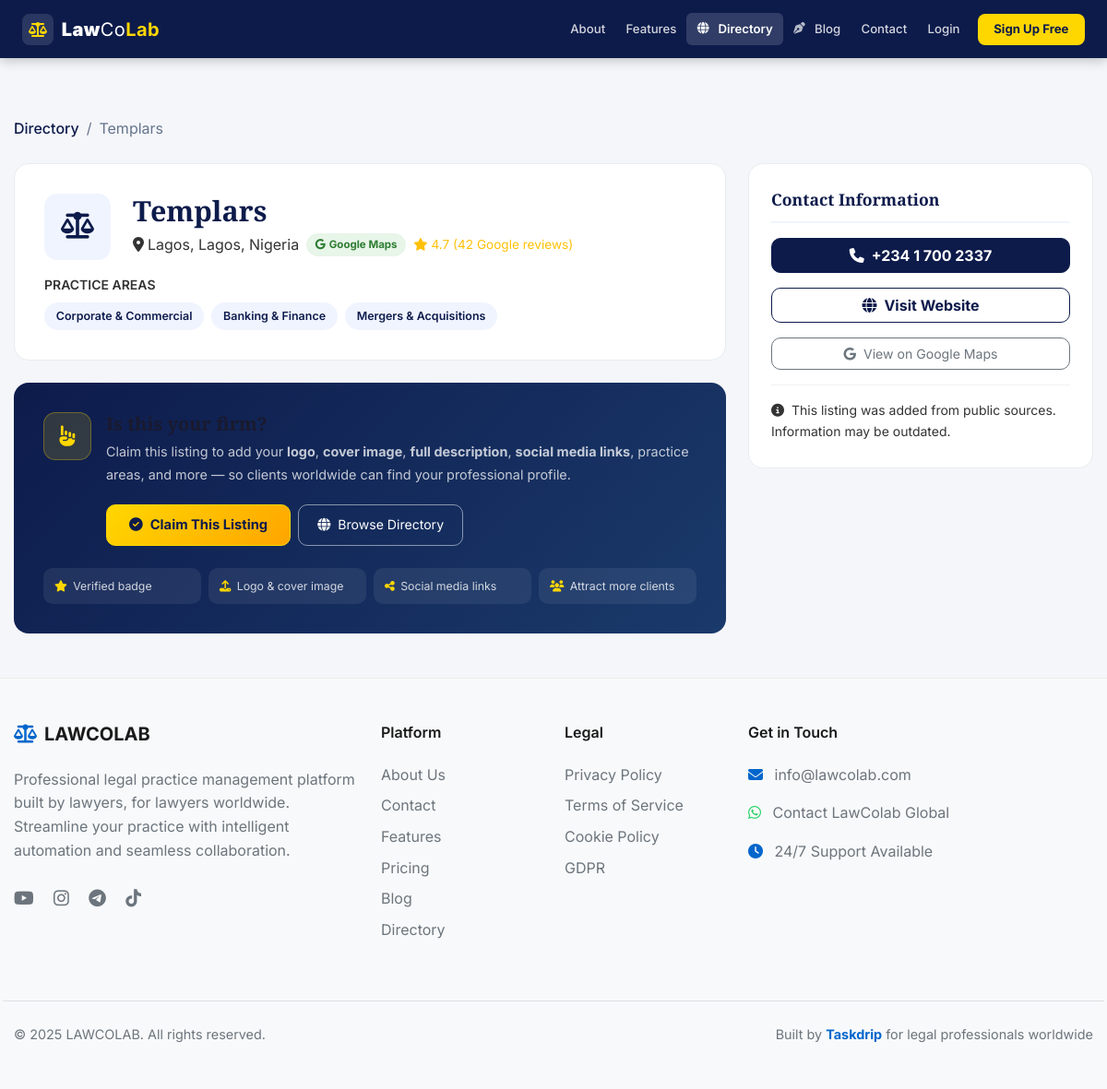
The app's page /directory/external/1 with its own data.
### models.py (models this page shows, shortened)
class DirectoryLawFirm(db.Model):
    __tablename__ = 'directory_law_firms'
    id = db.Column(db.Integer, primary_key=True)
    name = db.Column(db.String(300), nullable=False)
    description = db.Column(db.Text, nullable=True)
    phone = db.Column(db.String(100), nullable=True)
    email = db.Column(db.String(200), nullable=True)
    website = db.Column(db.String(500), nullable=True)
    address = db.Column(db.Text, nullable=True)
    city = db.Column(db.String(100), nullable=True)
    state = db.Column(db.String(100), nullable=True)
    country = db.Column(db.String(100), default='Nigeria', nullable=True)
    postal_code = db.Column(db.String(20), nullable=True)
    latitude = db.Column(db.Float, nullable=True)
    longitude = db.Column(db.Float, nullable=True)
    google_place_id = db.Column(db.String(200), nullable=True, unique=True)
    google_rating = db.Column(db.Numeric(3, 1), nullable=True)
    google_reviews_count = db.Column(db.Integer, default=0)
    google_maps_url = db.Column(db.String(500), nullable=True)
    practice_areas_json = db.Column(db.Text, nullable=True)
    source = db.Column(db.String(50), default='manual')  # manual, google_maps, platform_import
    has_website = db.Column(db.Boolean, default=False)
    is_active = db.Column(db.Boolean, default=True)
    is_claimed = db.Column(db.Boolean, default=False)  # True if firm has joined the platform
    claimed_firm_id = db.Column(db.Integer, db.ForeignKey('law_firms.id'), nullable=True)
    claim_pending         = db.Column(db.Boolean, default=False)
    claim_contact_name    = db.Column(db.String(200), nullable=True)
    claim_contact_email   = db.Column(db.String(200), nullable=True)
    claim_contact_phone   = db.Column(db.String(100), nullable=True)
    claim_contact_role    = db.Column(db.String(100), nullable=True)
    claim_description     = db.Column(db.Text, nullable=True)
    claim_tagline         = db.Column(db.String(300), nullable=True)
    claim_social_json     = db.Column(db.Text, nullable=True)
    claim_logo_url        = db.Column(db.String(500), nullable=True)
    claim_bg_url          = db.Column(db.String(500), nullable=True)
    claim_website         = db.Column(db.String(500), nullable=True)
    claim_address         = db.Column(db.Text, nullable=True)
    claim_submitted_at    = db.Column(db.DateTime, nullable=True)
    crm_status = db.Column(db.String(50), default='new')  # new, contacted, converted, inactive
    logo_url = db.Column(db.String(500), nullable=True)
    created_at = db.Column(db.DateTime, default=datetime.now)
    updated_at = db.Column(db.DateTime, default=datetime.now, onupdate=datetime.now)
    crm_notes = db.relationship('DirectoryNote', back_populates='firm', cascade='all, delete-orphan', order_by='DirectoryNote.created_at.desc()')
    claimed_firm = db.relationship('LawFirm', foreign_keys=[claimed_firm_id])
    @property
    def practice_areas(self):
        import json
        if self.practice_areas_json:
            try:
                return json.loads(self.practice_areas_json)
            except Exception:
                return []
        return []
    gmb_verified           = db.Column(db.Boolean, default=False)
    ai_pitch_email         = db.Column(db.Text, nullable=True)
    ai_call_script         = db.Column(db.Text, nullable=True)
    ai_pitch_generated_at  = db.Column(db.DateTime, nullable=True)
    pipeline_stage = db.Column(db.String(50), default='new')
    lead_score = db.Column(db.Integer, default=0)
    confidence_score = db.Column(db.Integer, default=0)
    whatsapp = db.Column(db.String(100), nullable=True)
    founding_year = db.Column(db.Integer, nullable=True)
    firm_size = db.Column(db.String(50), nullable=True)  # solo, 2-5, 6-20, 21-50, 50+
    num_lawyers = db.Column(db.Integer, nullable=True)
    decision_makers_json = db.Column(db.Text, nullable=True)  # [{name,title,linkedin,phone,email}]
    social_links_json = db.Column(db.Text, nullable=True)     # {facebook,linkedin,twitter,instagram}
    opening_hours_json = db.Column(db.Text, nullable=True)
    website_status = db.Column(db.String(20), default='unknown')  # active, inactive, no_website, unknown
    enriched_at = db.Column(db.DateTime, nullable=True)
    enrichment_source = db.Column(db.String(100), nullable=True)
    assigned_to_id = db.Column(db.String, db.ForeignKey('users.id'), nullable=True)
    next_followup_at = db.Column(db.DateTime, nullable=True)
    last_contacted_at = db.Column(db.DateTime, nullable=True)
    tags_json = db.Column(db.Text, nullable=True)  # ["tag1","tag2"]
    campaign_id = db.Column(db.Integer, db.ForeignKey('crm_campaigns.id'), nullable=True)
    assigned_to = db.relationship('User', foreign_keys=[assigned_to_id])
    campaign = db.relationship('CrmCampaign', foreign_keys=[campaign_id], back_populates='leads')
    outreach_messages = db.relationship('OutreachMessage', back_populates='firm', cascade='all, delete-orphan')
    lead_tasks = db.relationship('LeadTask', back_populates='firm', cascade='all, delete-orphan')

### blueprints/directory.py (the view)
@directory_bp.route('/external/<int:firm_id>')
def external_firm(firm_id):
    firm = DirectoryLawFirm.query.filter_by(id=firm_id, is_active=True).first_or_404()
    return render_template('directory/external_firm.html', firm=firm)

### templates/directory/external_firm.html (shortened to what this page needs)
{% extends "base.html" %}
{% block content %}
<div class="container py-5">
  <nav aria-label="breadcrumb" class="mb-4">
    <ol class="breadcrumb">
      <li class="breadcrumb-item"><a href="{{ url_for('directory.index') }}">Directory</a></li>
      <li class="breadcrumb-item active">{{ firm.name }}</li>
    </ol>
  </nav>
  <div class="row g-4">
    <div class="col-lg-8">
      <div style="background:#fff;border-radius:16px;border:1px solid #e8ecf0;padding:2rem;margin-bottom:1.5rem;">
        <div class="d-flex align-items-start gap-4 mb-3">
          <div style="width:72px;height:72px;border-radius:14px;background:#f0f4ff;display:flex;align-items:center;justify-content:center;flex-shrink:0;">
            <i class="fas fa-balance-scale" style="color:#0d1b4b;font-size:1.8rem;"></i>
          </div>
          <div class="flex-grow-1">
            <h1 style="font-family:'Playfair Display',serif;font-size:1.9rem;font-weight:800;color:#0d1b4b;margin-bottom:.3rem;">{{ firm.name }}</h1>
            <div class="d-flex flex-wrap gap-2 align-items-center">
              <span class="text-muted"><i class="fas fa-map-marker-alt me-1"></i>{{ firm.city }}{% if firm.state %}, {{ firm.state }}{% endif %}, {{ firm.country }}</span>
              {% if firm.source == 'google_maps' %}<span style="background:#e8f5e9;color:#2e7d32;font-size:.72rem;font-weight:700;padding:.2rem .6rem;border-radius:50px;"><i class="fab fa-google me-1"></i>Google Maps</span>{% endif %}
              {% if firm.google_rating %}<span style="color:#ffc107;font-size:.85rem;"><i class="fas fa-star me-1"></i>{{ firm.google_rating }} ({{ firm.google_reviews_count }} Google reviews)</span>{% endif %}
            </div>
          </div>
        </div>
        {% if firm.practice_areas %}
        <div class="mt-3">
          <div class="text-muted small fw-semibold mb-2">PRACTICE AREAS</div>
          <div class="d-flex flex-wrap gap-2">
            {% for a in firm.practice_areas %}<span style="background:#f0f4ff;color:#0d1b4b;font-size:.78rem;font-weight:600;padding:.3rem .8rem;border-radius:50px;">{{ a }}</span>{% endfor %}
          </div>
        </div>
        {% endif %}
      </div>
      {% if firm.is_claimed %}
      <div style="background:linear-gradient(135deg,#0a3d1f,#186a37);border-radius:16px;padding:1.5rem 2rem;color:#fff;display:flex;align-items:center;gap:1rem;">
        <div style="width:48px;height:48px;background:rgba(255,255,255,.1);border-radius:12px;display:flex;align-items:center;justify-content:center;flex-shrink:0;">
          <i class="fas fa-check-circle" style="color:#4ade80;font-size:1.4rem;"></i>
        </div>
        <div>
          <div style="font-weight:700;font-size:1rem;">✅ Claimed &amp; Verified</div>
          <div style="color:rgba(255,255,255,.75);font-size:.87rem;margin-top:.2rem;">This listing is managed by the firm's official representative on LAWCOLAB.</div>
        </div>
      </div>
      {% else %}
      <div style="background:linear-gradient(135deg,#0d1b4b,#1a3a6b);border-radius:16px;padding:2rem;color:#fff;">
        <div class="d-flex align-items-start gap-3">
          <div style="width:52px;height:52px;background:rgba(255,215,0,.15);border-radius:13px;display:flex;align-items:center;justify-content:center;flex-shrink:0;border:1px solid rgba(255,215,0,.3);">
            <i class="fas fa-hand-point-up" style="color:#FFD700;font-size:1.4rem;"></i>
          </div>
          <div class="flex-grow-1">
            <h5 style="font-family:'Playfair Display',serif;font-weight:700;margin-bottom:.4rem;">Is this your firm?</h5>
            <p style="color:rgba(255,255,255,.75);margin-bottom:1.25rem;font-size:.9rem;line-height:1.7;">
              Claim this listing to add your <strong>logo</strong>, <strong>cover image</strong>, <strong>full description</strong>, <strong>social media links</strong>, practice areas, and more — so clients worldwide can find your professional profile.
            </p>
            <div class="d-flex gap-2 flex-wrap">
              <a href="{{ url_for('claim.claim_form', firm_id=firm.id) }}" class="btn btn-warning fw-bold" style="border-radius:10px;padding:.65rem 1.5rem;color:#0d1b4b;font-size:.92rem;">
                <i class="fas fa-check-circle me-2"></i>Claim This Listing
              </a>
              <a href="{{ url_for('directory.index') }}" class="btn btn-outline-light" style="border-radius:10px;padding:.65rem 1.25rem;font-size:.88rem;">
                <i class="fas fa-globe me-2"></i>Browse Directory
              </a>
            </div>
          </div>
        </div>
        <div class="row g-2 mt-3">
          {% for icon, text in [('fas fa-star','Verified badge'),('fas fa-upload','Logo & cover image'),('fas fa-share-alt','Social media links'),('fas fa-users','Attract more clients')] %}
          <div class="col-6 col-md-3">
            <div style="background:rgba(255,255,255,.07);border-radius:10px;padding:.6rem .75rem;font-size:.77rem;color:rgba(255,255,255,.8);">
              <i class="{{ icon }}" style="color:#FFD700;margin-right:.4rem;"></i>{{ text }}
            </div>
          </div>
          {% endfor %}
        </div>
      </div>
      {% endif %}
    </div>
    <div class="col-lg-4">
      <div style="background:#fff;border-radius:16px;border:1px solid #e8ecf0;padding:1.5rem;">
        <div style="font-family:'Playfair Display',serif;font-size:1.1rem;font-weight:700;color:#0d1b4b;margin-bottom:1rem;padding-bottom:.65rem;border-bottom:2px solid #f0f4ff;">Contact Information</div>
        {% if firm.phone %}
        <div class="mb-3">
          <a href="tel:{{ firm.phone }}" class="btn btn-primary w-100 fw-bold" style="background:#0d1b4b;border-color:#0d1b4b;border-radius:10px;">
            <i class="fas fa-phone me-2"></i>{{ firm.phone }}
          </a>
        </div>
        {% endif %}
        {% if firm.website %}
        <div class="mb-3">
          <a href="{{ firm.website }}" target="_blank" class="btn btn-outline-primary w-100 fw-bold" style="border-radius:10px;">
            <i class="fas fa-globe me-2"></i>Visit Website
          </a>
        </div>
        {% endif %}
        {% if firm.google_maps_url %}
        <a href="{{ firm.google_maps_url }}" target="_blank" class="btn btn-outline-secondary w-100" style="border-radius:10px;font-size:.88rem;">
          <i class="fab fa-google me-2"></i>View on Google Maps
        </a>
        {% endif %}
        <div style="margin-top:1rem;padding-top:1rem;border-top:1px solid #f0f0f0;">
          <div class="text-muted small mb-1"><i class="fas fa-info-circle me-1"></i> This listing was added from public sources. Information may be outdated.</div>
        </div>
      </div>
    </div>
  </div>
</div>
{% endblock %}

### records on screen
DirectoryLawFirm: name "Templars", city "Lagos", state "Lagos", country "Nigeria", google_rating "4.7", google_reviews_count "42", is_claimed False (drawn), phone "+234 1 700 2337"

### other values on screen
{{ a }} "Corporate & Commercial" "Banking & Finance" "Mergers & Acquisitions"
{{ text }} "Verified badge" "Logo & cover image" "Social media links" "Attract more clients"
